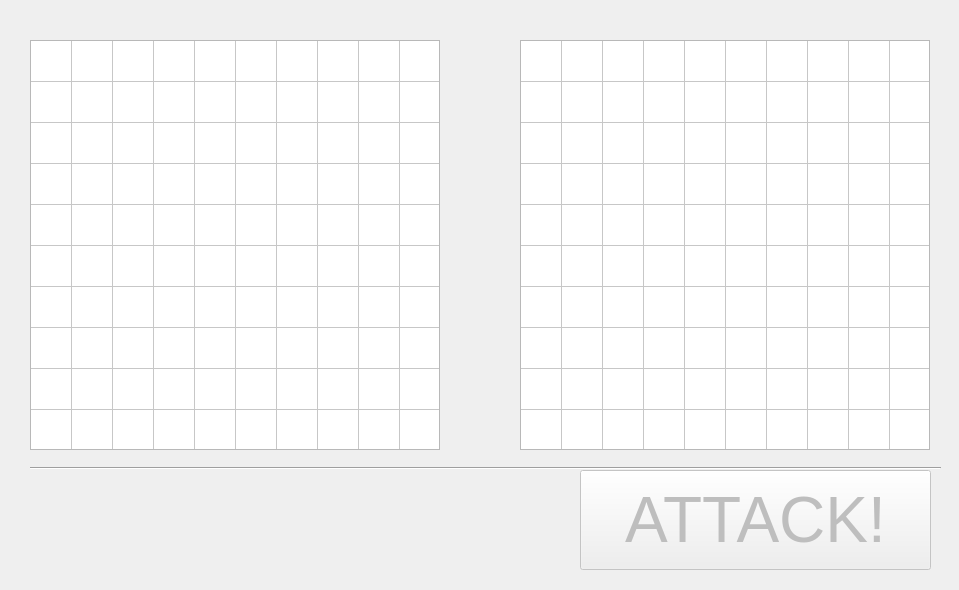
<?xml version="1.0" encoding="UTF-8"?>
<ui version="4.0">
 <class>MainWindow</class>
 <widget class="QMainWindow" name="MainWindow">
  <property name="geometry">
   <rect>
    <x>0</x>
    <y>0</y>
    <width>959</width>
    <height>590</height>
   </rect>
  </property>
  <property name="minimumSize">
   <size>
    <width>957</width>
    <height>566</height>
   </size>
  </property>
  <property name="maximumSize">
   <size>
    <width>10000</width>
    <height>10000</height>
   </size>
  </property>
  <property name="windowTitle">
   <string>Laika</string>
  </property>
  <widget class="QWidget" name="centralwidget">
   <widget class="QTableWidget" name="player_table">
    <property name="enabled">
     <bool>true</bool>
    </property>
    <property name="geometry">
     <rect>
      <x>30</x>
      <y>40</y>
      <width>410</width>
      <height>410</height>
     </rect>
    </property>
    <property name="verticalScrollBarPolicy">
     <enum>Qt::ScrollBarAlwaysOff</enum>
    </property>
    <property name="horizontalScrollBarPolicy">
     <enum>Qt::ScrollBarAlwaysOff</enum>
    </property>
    <property name="autoScroll">
     <bool>false</bool>
    </property>
    <property name="editTriggers">
     <set>QAbstractItemView::NoEditTriggers</set>
    </property>
    <property name="dragEnabled">
     <bool>true</bool>
    </property>
    <property name="selectionMode">
     <enum>QAbstractItemView::MultiSelection</enum>
    </property>
    <property name="rowCount">
     <number>10</number>
    </property>
    <property name="columnCount">
     <number>10</number>
    </property>
    <attribute name="horizontalHeaderVisible">
     <bool>false</bool>
    </attribute>
    <attribute name="horizontalHeaderDefaultSectionSize">
     <number>41</number>
    </attribute>
    <attribute name="verticalHeaderVisible">
     <bool>false</bool>
    </attribute>
    <attribute name="verticalHeaderDefaultSectionSize">
     <number>41</number>
    </attribute>
    <row/>
    <row/>
    <row/>
    <row/>
    <row/>
    <row/>
    <row/>
    <row/>
    <row/>
    <row/>
    <column/>
    <column/>
    <column/>
    <column/>
    <column/>
    <column/>
    <column/>
    <column/>
    <column/>
    <column/>
   </widget>
   <widget class="QLabel" name="side_image">
    <property name="geometry">
     <rect>
      <x>30</x>
      <y>480</y>
      <width>100</width>
      <height>100</height>
     </rect>
    </property>
    <property name="text">
     <string/>
    </property>
   </widget>
   <widget class="QPushButton" name="attack_button">
    <property name="enabled">
     <bool>false</bool>
    </property>
    <property name="geometry">
     <rect>
      <x>580</x>
      <y>470</y>
      <width>351</width>
      <height>100</height>
     </rect>
    </property>
    <property name="font">
     <font>
      <pointsize>48</pointsize>
     </font>
    </property>
    <property name="text">
     <string>ATTACK!</string>
    </property>
   </widget>
   <widget class="QTableWidget" name="attack_table">
    <property name="enabled">
     <bool>true</bool>
    </property>
    <property name="geometry">
     <rect>
      <x>520</x>
      <y>40</y>
      <width>410</width>
      <height>410</height>
     </rect>
    </property>
    <property name="verticalScrollBarPolicy">
     <enum>Qt::ScrollBarAlwaysOff</enum>
    </property>
    <property name="horizontalScrollBarPolicy">
     <enum>Qt::ScrollBarAlwaysOff</enum>
    </property>
    <property name="autoScroll">
     <bool>false</bool>
    </property>
    <property name="editTriggers">
     <set>QAbstractItemView::NoEditTriggers</set>
    </property>
    <property name="dragEnabled">
     <bool>false</bool>
    </property>
    <property name="selectionMode">
     <enum>QAbstractItemView::SingleSelection</enum>
    </property>
    <property name="rowCount">
     <number>10</number>
    </property>
    <property name="columnCount">
     <number>10</number>
    </property>
    <attribute name="horizontalHeaderVisible">
     <bool>false</bool>
    </attribute>
    <attribute name="horizontalHeaderDefaultSectionSize">
     <number>41</number>
    </attribute>
    <attribute name="verticalHeaderVisible">
     <bool>false</bool>
    </attribute>
    <attribute name="verticalHeaderDefaultSectionSize">
     <number>41</number>
    </attribute>
    <row/>
    <row/>
    <row/>
    <row/>
    <row/>
    <row/>
    <row/>
    <row/>
    <row/>
    <row/>
    <column/>
    <column/>
    <column/>
    <column/>
    <column/>
    <column/>
    <column/>
    <column/>
    <column/>
    <column/>
   </widget>
   <widget class="Line" name="line">
    <property name="geometry">
     <rect>
      <x>30</x>
      <y>460</y>
      <width>911</width>
      <height>16</height>
     </rect>
    </property>
    <property name="orientation">
     <enum>Qt::Horizontal</enum>
    </property>
   </widget>
  </widget>
 </widget>
 <resources/>
 <connections/>
</ui>
